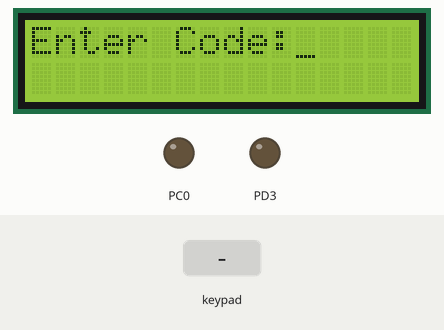
This program was run on a simulated ATmega328P, built with avr-gcc and emulated at 16 MHz (the files do not name the chip). On the bench: 16×2 character LCD, output pins drawn as LEDs (lit = HIGH). Wiring (inferred from the signals the program sends): 4×4 keypad with keys 1 2 3 A 4 5 6 B 7 8 9 C * 0 # D (labels assumed): rows PB0, PB1, PB2, PB3; columns PB4, PB5, PB6, PB7. Wiring (inferred from the names in the program): character LCD (HD44780): RS PD0; R/W PD1; E PD2; data PD4, PD5, PD6, PD7. Inputs (shaded band) come from the test bench. Pins used as bus, display or sensor lines are not drawn.

Above: at 1.2 s.
1.3 s: keypad keys 1 2 3 4 D pressed 0.4 s apart
At 3.8 s:
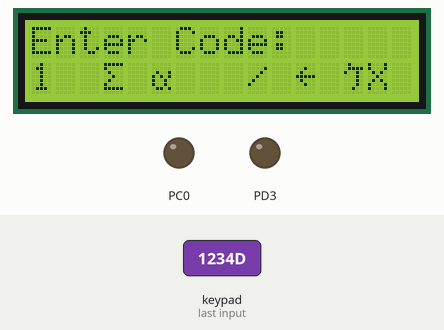
4.8 s: key 'B' pressed
At 5.2 s:
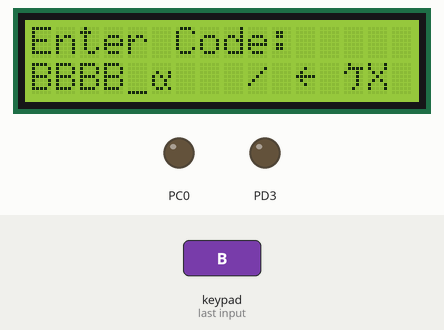
6.3 s: key 'A' pressed
At 7.4 s:
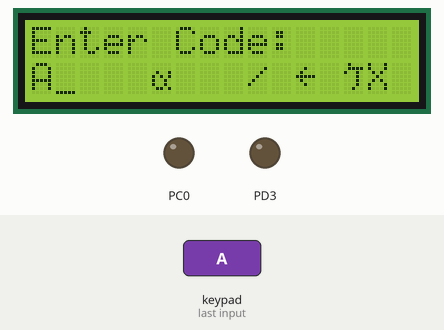
7.9 s: keypad keys 4 3 2 1 D pressed 0.4 s apart
At 9.6 s:
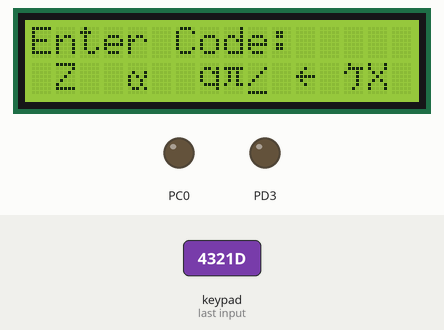
11.4 s: key '*' pressed
At 12.6 s:
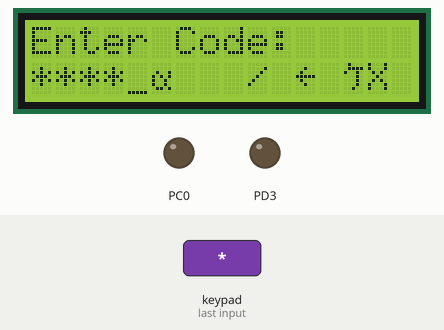
12.9 s: keypad keys 1 2 3 4 A pressed 0.4 s apart
At 14.57 s:
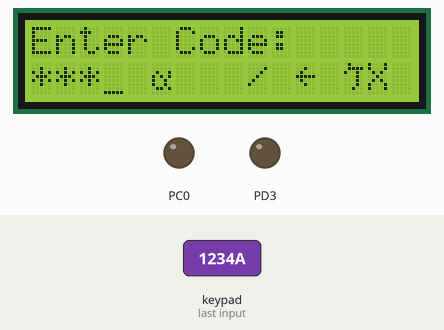
Timing chart, 0 to 16.1 s (numbered marks = the images above; inputs shaded):
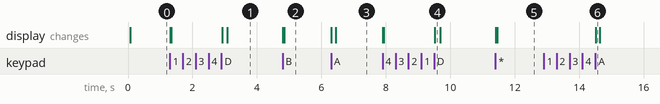

Measured:
- after the input at 1.3 s, the display: first changes at once (image 1 shows a later state)
- after the input at 4.8 s, the display: first changes at once (image 2 shows a later state)
- after the input at 6.3 s, the display: first changes at once (image 3 shows a later state)
- after the input at 7.9 s, the display: first changes at once (image 4 shows a later state)
- after the input at 11.4 s, the display: first changes at once (image 5 shows a later state)
- after the input at 12.9 s, the display: changes after 1.6 s (image 6)

The program:

main.c
```c
#define F_CPU 16000000UL

#include <avr/io.h>
#include <avr/pgmspace.h>
#include <util/delay.h>
#include <string.h>  // For strcmp

// LCD Control Pins
#define ctrl PORTD
#define en 2
#define rw 1
#define rs 0

// Keypad Pins
#define keypadDDR_R DDRB
#define keypadPORT_R PORTB
#define keypadPIN_R PINB

#define keypadDDR_C DDRB
#define keypadPORT_C PORTB
#define keypadPIN_C PINB

// LCD Functions
void lcd_command(unsigned char cmd);
void lcd_init(void);
void lcd_data(unsigned char data);
void lcd_print(const char *str);
void lcd_gotoxy(unsigned char x, unsigned char y);
char keypadScan(void);

// Predefined Messages
const char keys[] PROGMEM = "123A456B789C*0#D";

// Gate Opening Codes
const char fullGateCode[] = "1234";  // On Code
const char halfGateCode[] = "4321";  // Off code

int main() {
    DDRD = 0xFF;  // Set PORTD as output for LCD
    lcd_init();
    _delay_ms(30);

    lcd_gotoxy(1, 1);
    lcd_print(PSTR("Enter Code:"));

    // Keypad Initialization
    keypadDDR_R = 0x0F;  // Rows (PB0-PB3) as output
    keypadPORT_R = 0x00; // Set rows low initially
    keypadPORT_C = 0xFF; // Enable pull-up resistors on columns (PB4-PB7)

    // Set PC0 as output for controlling the signal
    DDRC |= (1 << PC0); // Set PC0 as output
    PORTC &= ~(1 << PC0); // Ensure PC0 starts low (OFF)

    uint8_t position = 1; // To keep track of where to print the next character on the second row
    char inputCode[5] = {0}; // To store the input code (max 4 characters + null terminator)
    uint8_t codeIndex = 0; // To keep track of the current position in the entered code

    while (1) {
        char key = keypadScan();
        if (key != '\0') {
            if (key == 'A' && position > 1) { // Backspace (A) - Remove last character
                position--;
                inputCode[position - 1] = '\0'; // Clear the last character
                lcd_gotoxy(position, 2); // Move the cursor back
                lcd_data(' '); // Clear the last character on the LCD
                lcd_gotoxy(position, 2); // Move the cursor back again
            } else if (key == 'C') { // Clear (C) - Clear all characters
                position = 1; // Reset position
                for (uint8_t i = 0; i < 5; i++) {
                    inputCode[i] = '\0'; // Clear the buffer
                }
                lcd_gotoxy(1, 2);
                lcd_print("    "); // Clear the second row
            } else if (key == 'D') { // Submit Code (D)
                inputCode[position - 1] = '\0'; // Null-terminate the input string
                if (strcmp(inputCode, fullGateCode) == 0) { // Full gate opening code
                    lcd_gotoxy(1, 2);
                    lcd_print("Code Accepted");
                    _delay_ms(10); // Shorten delay
                    lcd_gotoxy(1, 2);
                    lcd_print("                "); // Clear the row after showing the message
                    position = 1; // Reset position for re-entering code

                    // Turn PC0 ON when "1234" is entered
                    PORTC |= (1 << PC0); // Set PC0 high (turn ON)
                } else if (strcmp(inputCode, halfGateCode) == 0) { // Half gate opening code
                    lcd_gotoxy(1, 2);
                    lcd_print("Code Accepted");
                    _delay_ms(10); // Short delay before clearing
                    lcd_gotoxy(1, 2);
                    lcd_print("                "); // Clear the row after showing the message
                    position = 1; // Reset position for re-entering code

                    // Turn PC0 OFF when "4321" is entered
                    PORTC &= ~(1 << PC0); // Set PC0 low (turn OFF)
                } else { // Incorrect code
                    lcd_gotoxy(1, 2);
                    lcd_print("Incorrect Code");
                    _delay_ms(10); // Short delay before clearing
                    lcd_gotoxy(1, 2);
                    lcd_print("                "); // Immediately clear the entire row
                    position = 1; // Reset position for re-entering code
                }
                for (uint8_t i = 0; i < 5; i++) {
                    inputCode[i] = '\0'; // Clear the buffer after submission
                }
            } else if (position <= 4) { // Enter a new character
                inputCode[position - 1] = key; // Store the character in the buffer
                lcd_gotoxy(position++, 2); // Move to the next position on the second row
                lcd_data(key); // Display the character
            }
            _delay_ms(10);
        }
    }

    return 0;
}

// Scan the keypad and return the character pressed
char keypadScan() {
    for (uint8_t row = 0; row < 4; row++) {
        keypadPORT_R = ~(1 << row); // Set current row low
        _delay_us(5); // Small delay for stability

        // Check columns PB4 to PB7 (Column 1 is PB4)
        for (uint8_t col = 4; col < 8; col++) { // Columns 4 to 7 (PB4 to PB7)
            if (!(keypadPIN_C & (1 << col))) { // Check if a column is low (pressed)
                uint8_t keyCode = (row * 4) + (col - 4); // Adjust for columns 4 to 7
                return pgm_read_byte(&keys[keyCode]); // Return the corresponding key
            }
        }
    }
    return '\0'; // Return null if no key is pressed
}

// LCD Functions
void lcd_gotoxy(unsigned char x, unsigned char y) {
    unsigned char firstCharAdr[] = {0x80, 0xC0, 0x94, 0xD4};
    lcd_command(firstCharAdr[y - 1] + x - 1);
    _delay_ms(1);
}

void lcd_init(void) {
    lcd_command(0x02); // Initialize LCD in 4-bit mode
    _delay_ms(1);
    lcd_command(0x28); // 2 lines, 5x7 dots
    _delay_ms(1);
    lcd_command(0x0E); // Display on, cursor on
    _delay_ms(1);
    lcd_command(0x01); // Clear display
    _delay_ms(2);
}

void lcd_command(unsigned char cmd) {
    ctrl = (cmd & 0xF0);
    ctrl &= ~(1 << rs);
    ctrl &= ~(1 << rw);
    ctrl |= (1 << en);
    _delay_us(1);
    ctrl &= ~(1 << en);

    ctrl = (cmd << 4);
    ctrl &= ~(1 << rs);
    ctrl &= ~(1 << rw);
    ctrl |= (1 << en);
    _delay_us(1);
    ctrl &= ~(1 << en);
    _delay_ms(2);
}

void lcd_data(unsigned char data) {
    ctrl = (data & 0xF0);
    ctrl |= (1 << rs);
    ctrl &= ~(1 << rw);
    ctrl |= (1 << en);
    _delay_us(1);
    ctrl &= ~(1 << en);

    ctrl = (data << 4);
    ctrl |= (1 << rs);
    ctrl &= ~(1 << rw);
    ctrl |= (1 << en);
    _delay_us(1);
    ctrl &= ~(1 << en);
    _delay_ms(2);
}

void lcd_print(const char *str) {
    char c;
    while ((c = pgm_read_byte(str++))) {
        lcd_data(c);
    }
}
```
